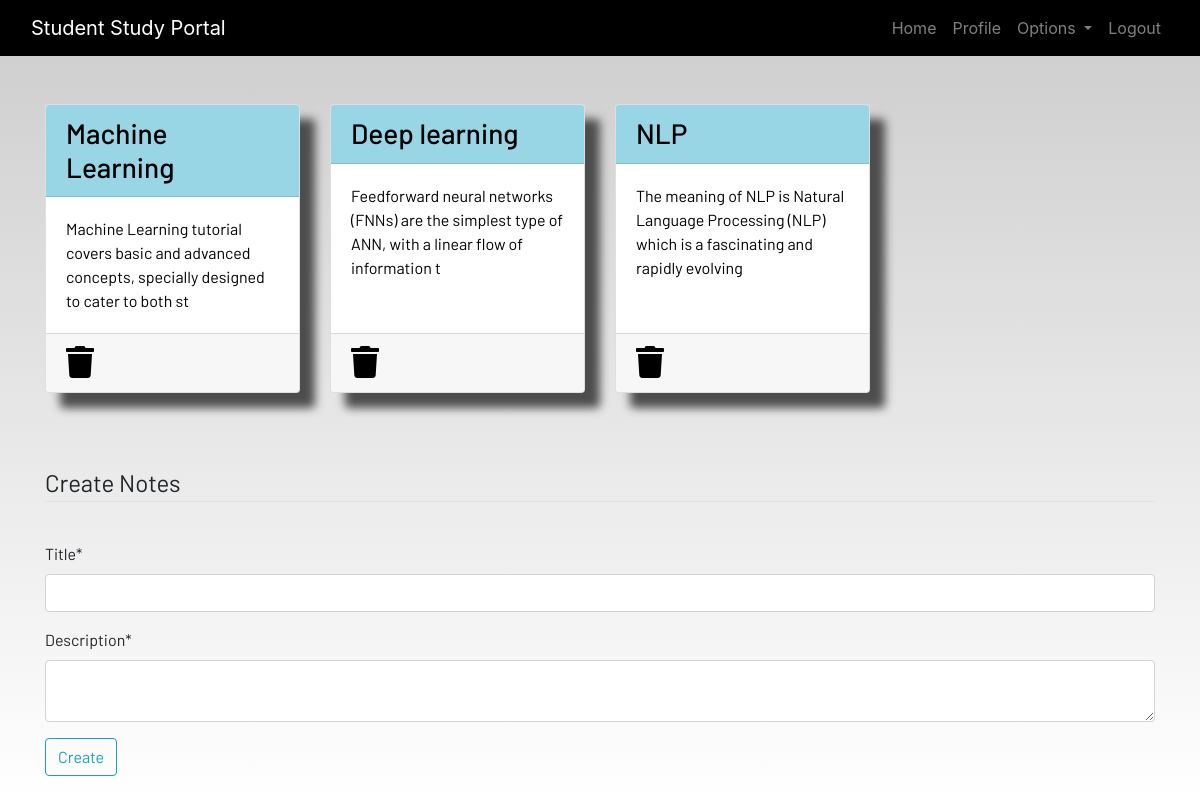
/notes/ (signed in), run on the app's committed database.
### dashboard/models.py (models this page shows, shortened)
class Notes(models.Model):
    user = models.ForeignKey(User, on_delete = models.CASCADE)
    title = models.CharField(max_length=100)
    description = models.TextField()
    class Meta:
        verbose_name = 'notes'
        verbose_name_plural = 'notes'

### dashboard/views.py (the view, shortened to what this page needs)
# urls.py: path('notes/', notes, name = 'notes'),
@login_required
def notes(request):
    form = NoteForm()
    note = Notes.objects.filter(user = request.user)
    return render(request, 'dashboard/notes.html', context = {'Notes': note, 'form': form})

### dashboard/forms.py
class NoteForm(forms.ModelForm):
    class Meta:
        model = Notes
        fields = ['title','description']

### dashboard/templates/dashboard/notes.html (shortened to what this page needs)
{% extends 'dashboard/base.html' %}
{% load static %}
{% load crispy_forms_tags %}
{% block content %}
<div class="container">
    <div class="row">
        {% for note in Notes %}
        <div class="col-md-3  mb-4">
            <a href="{% url 'note-info' note.id %}">
                <div class="card">
                    <h3 class="card-header">{{note.title}}</h3>
                    <div class="card-body">{{note.description|slice:"0:100"}}</div>
                    <div class="card-footer mt-auto "><a href="{% url 'delete-note' note.id %}">
                        <i class="fa fa-trash fa-2x"></i></a>
                    </div>
                </div>
            </a>
        </div>
        {% endfor %}
        <br><br>
    </div>
</div>
<br><br>
<div class="container">
    <form method="POST">
        <fieldset class="form-group">
            <legend class="border-bottom mb-4">Create Notes</legend>
        </fieldset>
        <div class="form-group">
            <label for="id_title">Title*</label>
            <input type="text" class="form-control" id="id_title" required name="title" value="{{ form.title.value|default:'' }}">
        </div>
        <div class="form-group">
            <label for="id_description">Description*</label>
            <textarea class="form-control" id="id_description" required name="description">{{ form.description.value|default:'' }}</textarea>
        </div>
        <div class="form-group">
            <button href="" class="btn btn-outline-info" type="submit">
                Create
            </button>
        </div>
    </form>
</div>
{% endblock content %}

### static/css/main.css (style rules this page uses)
html { scroll-behavior: smooth; height: 100%; width: 100%; }
.card { box-shadow: 15px 15px 10px rgb(78, 77, 77); }
a { text-decoration: none !important; color: black; }
.card-header { color: black !important; background: rgb(152, 214, 230) !important; transition: 0.3s ease-in; }
html, body { max-width: 100%; overflow-x: hidden; height: 100%; width: 100%; }
body { background: linear-gradient(rgba(0, 0, 0, 0.2), rgba(255, 255, 255, 0.5)); overflow-x: hidden; background-repeat: no-repeat; }
.card-header { background-color: rgb(133, 204, 231); }
.col-md-3 .card { width: 100%; height: 100%; }
.fa { color: black; }

### data on the page
Notes: title "Machine Learning", description "Machine Learning tutorial covers basic and advanced concepts, specially designed to cater to both st"
Notes: title "Deep learning", description "Feedforward neural networks (FNNs) are the simplest type of ANN, with a linear flow of information t"
Notes: title "NLP", description "The meaning of NLP is Natural Language Processing (NLP) which is a fascinating and rapidly evolving"
